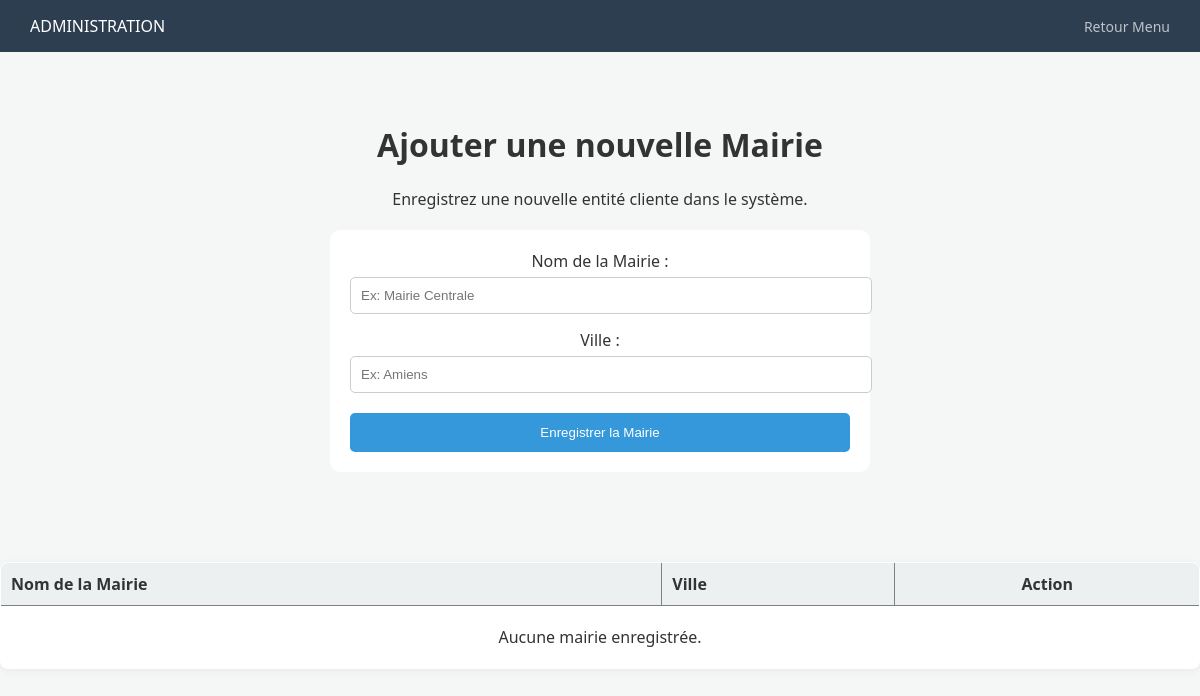
The page /admin/nouvelle-mairie (signed in) on the database as committed earlier.
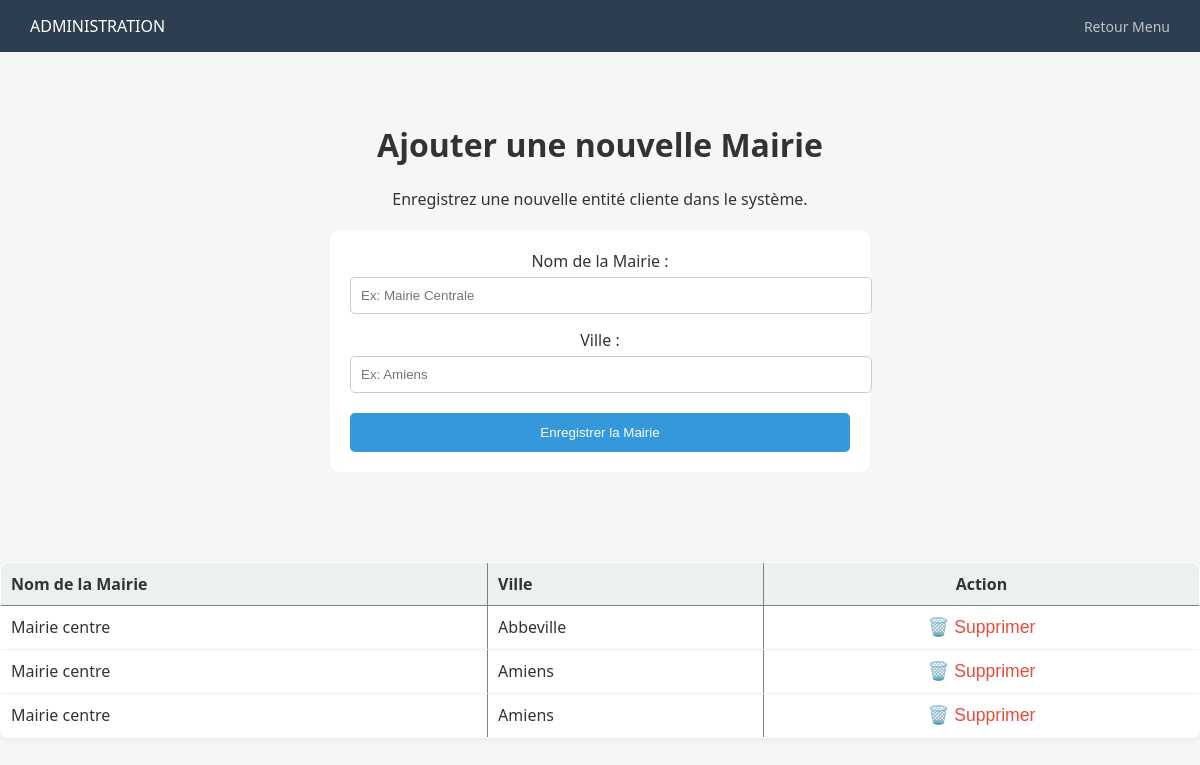
The same page on the database as committed later.
### tables this page shows
CREATE TABLE mairie (
    id INTEGER PRIMARY KEY AUTOINCREMENT,
    nom TEXT NOT NULL,
    ville TEXT NOT NULL
);

### app.py (the view, shortened to what this page needs)
@app.route('/admin/nouvelle-mairie', methods=['GET', 'POST'])
@login_required
def ajouter_mairie():
    conn = get_db_connection()
    mairies = conn.execute('SELECT * FROM mairie ORDER BY ville ASC').fetchall()
    conn.close()
    return render_template('ajouter_mairie.html', mairies=mairies)

### app.py (called while the page is built)
def get_db_connection():
    conn = sqlite3.connect('mairie.db')
    conn.row_factory = sqlite3.Row
    return conn

@login_manager.user_loader
def load_user(user_id):
    conn = get_db_connection()
    u = conn.execute('SELECT * FROM usager WHERE id = ?', (user_id,)).fetchone()
    conn.close()
    if u:
        return Usager(u['id'], u['nom'], u['prenom'], u['role'], u['mairie_id'])
    return None

### templates/ajouter_mairie.html (shortened to what this page needs)
<!DOCTYPE html>
<html lang="fr">
<head>
    <link rel="stylesheet" href="{{ url_for('static', filename='css/style.css') }}">
</head>
<body class="menu-body">
    <header class="admin-header">
        <div class="logo">ADMINISTRATION</div>
        <a href="{{ url_for('menu_admin') }}" class="btn-logout">Retour Menu</a>
    </header>
    <div class="menu-container">
        <h1>Ajouter une nouvelle Mairie</h1>
        <p>Enregistrez une nouvelle entité cliente dans le système.</p>
        <form method="POST" class="form-container" style="max-width: 500px; margin: 20px auto; background: white; padding: 20px; border-radius: 10px;">
            <div style="margin-bottom: 15px;">
                <label for="nom" style="display: block; margin-bottom: 5px;">Nom de la Mairie :</label>
                <input type="text" id="nom" name="nom" placeholder="Ex: Mairie Centrale" required style="width: 100%; padding: 10px; border: 1px solid #ccc; border-radius: 5px;">
            </div>
            <div style="margin-bottom: 20px;">
                <label for="ville" style="display: block; margin-bottom: 5px;">Ville :</label>
                <input type="text" id="ville" name="ville" placeholder="Ex: Amiens" required style="width: 100%; padding: 10px; border: 1px solid #ccc; border-radius: 5px;">
            </div>
            <button type="submit" class="btn-primary" style="width: 100%; padding: 12px; background-color: #3498db; color: white; border: none; border-radius: 5px; cursor: pointer;">
                Enregistrer la Mairie
            </button>
        </form>
    </div>
<table border="1" style="width:100%; border-collapse: collapse; margin-top: 20px;">
    <thead>
        <tr style="background-color: #f2f2f2; text-align: left;">
            <th style="padding: 10px;">Nom de la Mairie</th>
            <th style="padding: 10px;">Ville</th>
            <th style="padding: 10px; text-align: center;">Action</th>
        </tr>
    </thead>
    <tbody>
        {% for m in mairies %}
        <tr style="border-bottom: 1px solid #ddd;">
            <td style="padding: 10px;">{{ m.nom }}</td>
            <td style="padding: 10px;">{{ m.ville }}</td>
            <td style="padding: 10px; text-align: center;">
                <form action="{{ url_for('supprimer_mairie', mairie_id=m.id) }}"
                      method="POST"
                      onsubmit="return confirm('Voulez-vous vraiment supprimer la mairie de {{ m.ville }} ? Cela ne fonctionnera que si aucun utilisateur n\'y est lié.');">
                    <button type="submit" style="background: none; border: none; color: #e74c3c; cursor: pointer; font-size: 1.1em;">
                        🗑️ Supprimer
                    </button>
                </form>
            </td>
        </tr>
        {% else %}
        <tr>
            <td colspan="4" style="padding: 20px; text-align: center;">Aucune mairie enregistrée.</td>
        </tr>
        {% endfor %}
    </tbody>
</table>
</body>
</html>

Rows that differ between the two databases and show on the page:
added mairie: nom "Mairie centre", ville "Abbeville"
added mairie: nom "Mairie centre", ville "Amiens"
added mairie: nom "Mairie centre", ville "Amiens"
Other text that changed with them:
text no longer shown: "Aucune mairie enregistrée."
